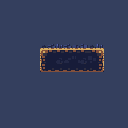

Tiled map render using the project's own tile images. Description and the whole map definition, tile-layer contents included, below:
An orthogonal 16x16 tile map with 8x8 px tiles, 3 tile layers (Grid_8, Auto_layer_values, PureIntGrid), 3 tilesets.

<map version="1.4" tiledversion="1.4.2" orientation="orthogonal" renderorder="right-down" compressionlevel="0" width="16" height="16" tilewidth="8" tileheight="8" infinite="0" backgroundcolor="#343F5E" nextlayerid="4" nextobjectid="1"><tileset firstgid="1" name="Cavernas_by_Adam_Saltsman" tilewidth="8" tileheight="8" tilecount="384" columns="12" objectalignment="topleft" margin="0" spacing="0"><image source="../../../app/samples/atlas/Cavernas_by_Adam_Saltsman.png" width="96" height="256" /></tileset><tileset firstgid="385" name="PureIntGrid" tilewidth="8" tileheight="8" tilecount="3" columns="3" objectalignment="topleft"><image source="PureIntGrid.intgrid.png" width="24" height="8" /></tileset><tileset firstgid="388" name="Auto_layer" tilewidth="8" tileheight="8" tilecount="1" columns="1" objectalignment="topleft"><image source="Auto_layer.intgrid.png" width="8" height="8" /></tileset><layer id="1" name="Grid_8" width="16" height="16" opacity="1"><data encoding="csv">0,0,0,0,0,0,0,0,0,0,0,0,0,0,0,0,0,0,0,0,0,0,0,0,0,0,0,0,0,0,0,0,0,0,0,0,0,0,0,0,0,0,0,0,0,0,0,0,0,0,0,0,0,0,0,0,0,0,0,0,0,0,0,0,0,0,0,0,0,0,0,0,0,0,0,0,0,0,0,0,0,0,0,0,0,34,47,48,47,33,35,34,48,0,0,0,0,0,0,0,0,52,53,53,53,53,53,2147483701,2147483700,0,0,0,0,0,0,0,0,64,1,2,3,5,2,7,2147483712,0,0,0,0,0,0,0,0,76,77,77,77,77,77,2147483725,2147483724,0,0,0,0,0,0,0,0,0,0,0,0,0,0,0,0,0,0,0,0,0,0,0,0,0,0,0,0,0,0,0,0,0,0,0,0,0,0,0,0,0,0,0,0,0,0,0,0,0,0,0,0,0,0,0,0,0,0,0,0,0,0,0,0,0,0,0,0,0,0,0,0,0,0,0,0,0,0,0,0,0,0,0,0,0,0,0,0,0,0,0,0,0,0,0,0,0,0,0,0,0,0,0,0,0,0,0,0,0,0,0,0,0,0,0</data></layer><layer id="2" name="Auto_layer_values" width="16" height="16" opacity="1"><data encoding="csv">0,0,0,0,0,0,0,0,0,0,0,0,0,0,0,0,0,0,0,0,0,0,0,0,0,0,0,0,0,0,0,0,0,0,0,0,0,0,0,0,0,0,0,0,0,0,0,0,0,0,0,0,0,0,0,0,0,0,0,0,0,0,0,0,0,0,0,0,0,0,0,0,0,0,0,0,0,0,0,0,0,0,0,0,0,0,0,0,0,0,0,0,0,0,0,0,0,0,0,0,0,0,0,0,0,0,0,0,0,0,0,0,0,0,0,0,0,0,0,0,0,0,0,0,0,0,0,0,0,0,0,0,0,0,0,0,0,0,0,0,0,0,0,0,0,0,0,0,0,0,0,0,0,0,0,0,0,0,0,0,0,0,0,0,0,0,0,0,0,0,0,0,0,0,0,0,0,0,0,0,0,0,0,0,0,0,0,0,0,0,0,0,0,0,0,0,0,0,0,0,0,0,0,0,0,0,0,0,0,0,0,0,0,0,0,0,0,0,0,0,0,0,0,0,0,0,0,0,0,0,0,0,0,0,0,0,0,0,0,0,0,0,0,0,0,0,0,0,0,0,0,0,0,0,0,0</data></layer><layer id="3" name="PureIntGrid" width="16" height="16" opacity="1"><data encoding="csv">0,0,0,0,0,0,0,0,0,0,0,0,0,0,0,0,0,0,0,0,0,0,0,0,0,0,0,0,0,0,0,0,0,0,0,0,0,0,0,0,0,0,0,0,0,0,0,0,0,0,0,0,0,0,0,0,0,0,0,0,0,0,0,0,0,0,0,0,0,0,0,0,0,0,0,0,0,0,0,0,0,0,0,0,0,0,0,0,0,0,0,0,0,0,0,0,0,0,0,0,0,0,0,0,0,0,0,0,0,0,0,0,0,0,0,0,0,0,0,0,0,0,0,0,0,0,0,0,0,0,0,0,0,0,0,0,0,0,0,0,0,0,0,0,0,0,0,0,0,0,0,0,0,0,0,0,0,0,0,0,0,0,0,0,0,0,0,0,0,0,0,0,0,0,0,0,0,0,0,0,0,0,0,0,0,0,0,0,0,0,0,0,0,0,0,0,0,0,0,0,0,0,0,0,0,0,0,0,0,0,0,0,0,0,0,0,0,0,0,0,0,0,0,0,0,0,0,0,0,0,0,0,0,0,0,0,0,0,0,0,0,0,0,0,0,0,0,0,0,0,0,0,0,0,0,0</data></layer></map>